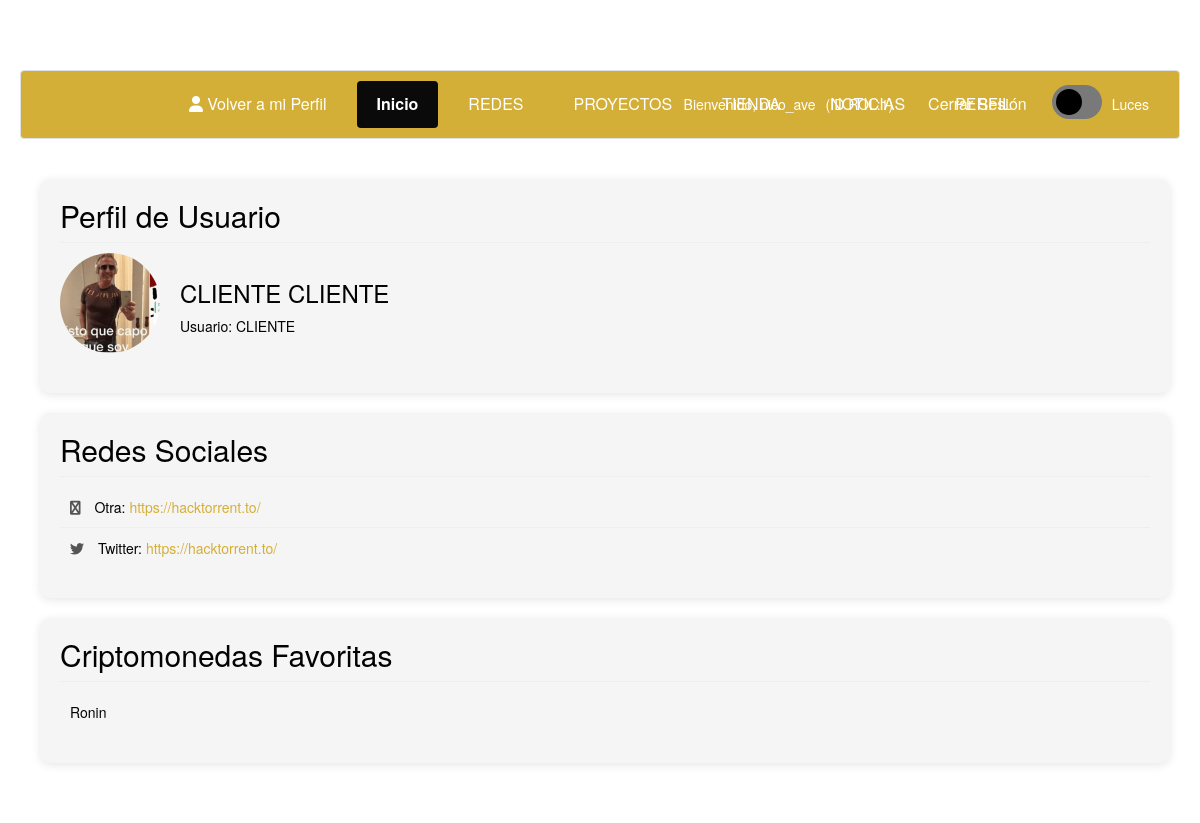
Page /ver_perfil.php?id=33 (signed in) on the committed database.
### tables this page shows
CREATE TABLE `usuarios` (
  `idusuario` int(11) NOT NULL,
  `nickname` varchar(255) NOT NULL,
  `email` varchar(255) NOT NULL,
  `contrasenia` varchar(255) NOT NULL,
  `fb_id` varchar(255) DEFAULT NULL,
  `foto` varchar(255) DEFAULT NULL,
  `descripcion` varchar(255) DEFAULT NULL,
  `twitter` varchar(255) DEFAULT NULL,
  `instagram` varchar(255) DEFAULT NULL,
  `facebook` varchar(255) DEFAULT NULL,
  `idestado` int(11) NOT NULL,
  `nombre` varchar(50) NOT NULL,
  `apellido` varchar(50) NOT NULL,
  `discord_id` varchar(255) DEFAULT NULL,
  `avatar` varchar(255) DEFAULT NULL,
  `fecha_registro` datetime NOT NULL DEFAULT current_timestamp()
);

CREATE TABLE `usuario_redes` (
  `idred` int(11) NOT NULL,
  `idusuario` int(11) NOT NULL,
  `tipo_red` varchar(50) NOT NULL,
  `url_red` varchar(255) NOT NULL,
  `fecha_creacion` timestamp NOT NULL DEFAULT current_timestamp()
);

CREATE TABLE `usuario_favoritos` (
  `idfavorito` int(11) NOT NULL,
  `idusuario` int(11) NOT NULL,
  `crypto_id` varchar(50) NOT NULL,
  `crypto_nombre` varchar(100) NOT NULL,
  `fecha_agregado` timestamp NOT NULL DEFAULT current_timestamp()
);

### ver_perfil.php (the view, shortened to what this page needs)
<?php
require 'conexion.php';
$userId = intval($_GET['id']);
$userQuery = mysqli_query($conexion, "SELECT * FROM usuarios WHERE idusuario = $userId");
$user = mysqli_fetch_assoc($userQuery);
$redes_sociales = [];
$query_redes = mysqli_query($conexion, "SELECT * FROM usuario_redes WHERE idusuario = $userId");
while ($red = mysqli_fetch_assoc($query_redes)) {
    $redes_sociales[] = $red;
}
$favoritos = [];
$query_favoritos = mysqli_query($conexion, "SELECT * FROM usuario_favoritos WHERE idusuario = $userId");
while ($fav = mysqli_fetch_assoc($query_favoritos)) {
    $favoritos[] = $fav;
}
?>
<!DOCTYPE html>
<html lang="es">
<head>
    <link href="admin/css/perfil.css" rel="stylesheet">
    <link rel="stylesheet" href="https://cdnjs.cloudflare.com/ajax/libs/font-awesome/6.0.0/css/all.min.css">
    <link href="admin/css/EstilosAdicionalesABM.css" rel="stylesheet">
</head>
<body>
<?php include("header_usuario.php"); ?>
<div class="container">
    <div class="profile-section">
        <h2>Perfil de Usuario</h2>
        <div style="display: flex; align-items: center; margin-bottom: 20px;">
            <img src="uploads/perfiles/<?php echo $user['foto']; ?>" alt="Foto de perfil" style="width: 100px; height: 100px; border-radius: 50%; object-fit: cover; margin-right: 20px;">
            <div>
                <h3><?php echo $user['nombre'] . ' ' . $user['apellido']; ?></h3>
                <p>Usuario: <?php echo $user['nickname']; ?></p>
            </div>
        </div>
    </div>
    <div class="profile-section">
        <h2>Redes Sociales</h2>
        <ul class="social-media-list">
            <?php if (empty($redes_sociales)): ?>
                <li>Este usuario no ha agregado redes sociales.</li>
            <?php else: ?>
                <?php
                $iconos_redes = [
                    'Facebook' => 'facebook',
                    'Twitter' => 'twitter',
                    'Instagram' => 'instagram',
                    'LinkedIn' => 'linkedin',
                    'YouTube' => 'youtube',
                    'TikTok' => 'tiktok',
                    'GitHub' => 'github',
                    'Otra' => 'share-alt'
                ];
                foreach ($redes_sociales as $red):
                    $tipo_red = $red['tipo_red'] ?? 'Otra';
                    $clase_icono = $iconos_redes[$tipo_red] ?? 'share-alt';
                ?>
                    <li>
                        <div>
                            <i class="fab fa-<?php echo $clase_icono; ?> social-icon"></i>
                            <?php echo htmlspecialchars($tipo_red); ?>:
                            <a href="<?php echo htmlspecialchars($red['url_red'] ?? '#'); ?>" target="_blank">
                                <?php echo htmlspecialchars($red['url_red'] ?? 'URL no disponible'); ?>
                            </a>
                        </div>
                    </li>
                <?php endforeach; ?>
            <?php endif; ?>
        </ul>
    </div>
    <div class="profile-section">
        <h2>Criptomonedas Favoritas</h2>
        <ul class="favorites-list">
            <?php if (empty($favoritos)): ?>
                <li>Este usuario no tiene criptomonedas favoritas.</li>
            <?php else: ?>
                <?php foreach ($favoritos as $fav): ?>
                    <li>
                        <span><?php echo htmlspecialchars($fav['crypto_nombre']); ?></span>
                    </li>
                <?php endforeach; ?>
            <?php endif; ?>
        </ul>
    </div>
</div>
</body>
</html>

### header_usuario.php (shortened to what this page needs)
<?php
$idusuario = $_SESSION['logueado'];
$consulta = mysqli_query($conexion, "SELECT * FROM usuarios WHERE idusuario = $idusuario");
while($respuesta = mysqli_fetch_assoc($consulta)) {
    $nick = $respuesta['nickname'];
    $rol = $_SESSION['rol'];
}
?>
<link href="admin/css/perfil.css" rel="stylesheet">
<link rel="stylesheet" href="https://maxcdn.bootstrapcdn.com/bootstrap/3.3.5/css/bootstrap.min.css">
<link href="admin/css/proyectlist.css" rel="stylesheet">
<link href="admin/css/dark-mode.css" rel="stylesheet">
<div class="navbar">
<?php if (basename($_SERVER['PHP_SELF']) == 'ver_perfil.php'): ?>
        <a href="perfil.php" class="nav-link">
            <i class="fas fa-user"></i> Volver a mi Perfil
        </a>
    <?php endif; ?>
    <a href="inicio.php" class="active">Inicio</a>
    <a href="admin/redeslist.php">REDES</a>
    <a href="admin/proyectoslist.php">PROYECTOS</a>
    <a href="tienda.php">TIENDA</a>
    <a href="https://es.cointelegraph.com/tags/games">NOTICIAS</a>
    <a href="perfil.php">PERFIL</a>
    <div class="user-info">
        <span>Bienvenido, <?php echo $nick; ?></span>
        <span>(ID ROL:<?php echo $rol; ?>)</span>
        <a href="logout.php" style="color:rgb(0, 0, 0);">Cerrar Sesión</a>
        <label class="toggle-switch">
                <span class="slider"></span>
                </label>
                <span>Luces</span>
    </div>
</div>

### admin/css/perfil.css (style rules this page uses)
:root { --primary: rgb(212, 175, 55); --secondary: #000000; --dark: #36332d; --light: #f5f6fa; --success: #00b894; --danger: #d63031; --bg-color: #f5f6fa; --text-color: #2d3436; --card-bg: white; }
* { margin: 0; padding: 0; box-sizing: border-box; transition: background-color 0.3s, color 0.3s; }
body { font-family: 'Inter', sans-serif; background-color: var(--bg-color); color: var(--text-color); line-height: 1.6; padding: 20px; }
.container { max-width: 1200px; margin: 0 auto; padding: 20px; }
.toggle-switch { position: relative; display: inline-block; width: 60px; height: 30px; }
.slider { position: absolute; cursor: pointer; top: 0; left: 0; right: 0; bottom: 0; background-color: #ccc; transition: .4s; border-radius: 34px; }
.slider:before { position: absolute; content: ""; height: 22px; width: 22px; left: 4px; bottom: 4px; background-color: white; transition: .4s; border-radius: 50%; }
.navbar { background-color: #9b8028; overflow: hidden; display: flex; justify-content: center; padding: 10px 0; }
.navbar a { color: white; text-align: center; padding: 12px 20px; text-decoration: none; font-size: 16px; margin: 0 5px; border-radius: 4px; transition: background-color 0.3s; }
.navbar a.active { background-color: #0a0a0a; font-weight: bold; }
.user-info { position: absolute; right: 20px; color: white; display: flex; align-items: center; }
.user-info span { margin-right: 10px; }

### admin/css/EstilosAdicionalesABM.css (style rules this page uses)
.profile-section { background: rgb(245, 245, 245); border-radius: 10px; padding: 20px; margin-bottom: 20px; box-shadow: 0 2px 10px rgba(0,0,0,0.1); }
.profile-section h2 { margin-top: 0; color: #333; border-bottom: 1px solid #eee; padding-bottom: 10px; }
.social-media-list { list-style: none; padding: 0; }
.social-media-list li { display: flex; justify-content: space-between; align-items: center; padding: 10px; border-bottom: 1px solid #eee; }
.social-media-list li:last-child { border-bottom: none; }
.social-icon { margin-right: 10px; color: #555; }
.favorites-list { list-style: none; padding: 0; }
.favorites-list li { padding: 10px; border-bottom: 1px solid rgb(245, 245, 245); display: flex; justify-content: space-between; align-items: center; }

### admin/css/proyectlist.css (style rules this page uses)
body { background-color: #121212; color: #e0e0e0; min-height: 200px; padding-top: 70px; }
.container { background-color: #1a1a1a; padding: 20px; border-radius: 8px; }

### admin/css/dark-mode.css (style rules this page uses)
:root { --primary: rgb(212, 175, 55); --secondary: #000000; --bg-color: #ffffff; --text-color: rgb(2, 2, 2); --header-bg: rgb(212, 175, 55); --footer-bg: rgb(212, 175, 55); --card-bg: #c0c0c0; --border-color: #dee2e6; }
* { margin: 0; padding: 0; box-sizing: border-box; transition: background-color 0.3s, color 0.3s, border-color 0.3s; }
body, .container, .row, .col-md-12, .outer_div, .section-container, .game-section { background-color: var(--bg-color) !important; color: var(--text-color) !important; }
.toggle-switch { position: relative; display: inline-block; width: 60px; height: 34px; }
.slider { position: absolute; cursor: pointer; top: 0; left: 0; right: 0; bottom: 0; background-color: #797979; transition: .4s; border-radius: 34px; }
.slider:before { position: absolute; content: ""; height: 26px; width: 26px; left: 4px; bottom: 4px; background-color: rgb(0, 0, 0); transition: .4s; border-radius: 50%; }
.navbar, header { background-color: var(--header-bg) !important; border-color: var(--border-color); color: var(--text-color); }
a { color: var(--primary); }
.navbar a, .navbar-brand, footer, footer a, footer p { color: rgb(255, 255, 255) !important; }
h1, h2, h3, h4, h5, h6, .game-title, .section-title { color: var(--text-color) !important; }

### rows in the picture
usuarios: nickname "nico_ave"
usuarios: foto (picture), nombre "CLIENTE", apellido "CLIENTE", nickname "CLIENTE"
usuario_redes: tipo_red "Otra", url_red "https://hacktorrent.to/"
usuario_redes: tipo_red "Twitter", url_red "https://hacktorrent.to/"
usuario_favoritos: crypto_nombre "Ronin"

### other values in the picture
$rol "1"
